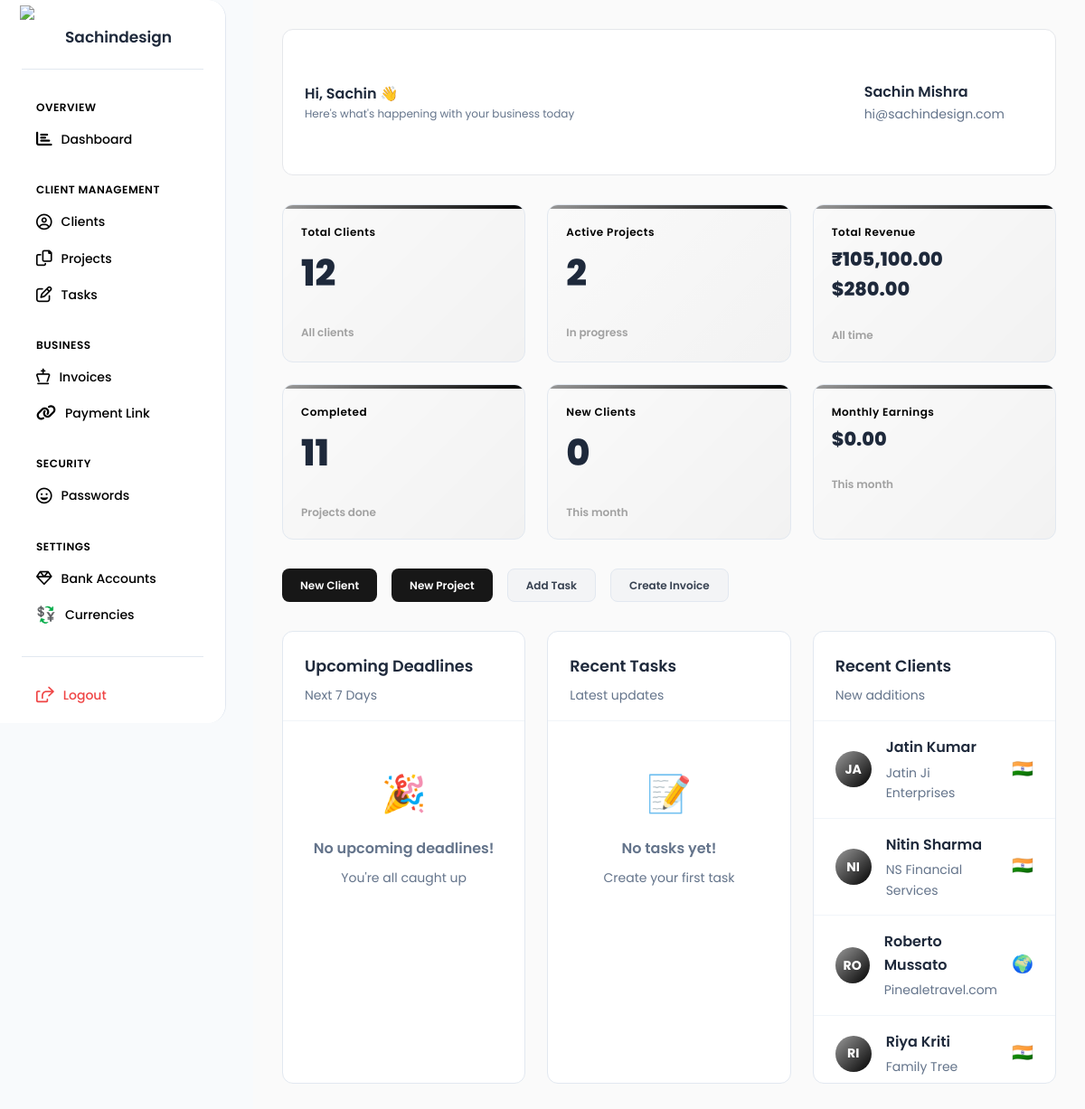
Page /index.php (signed in) on the committed database.
### tables this page shows
CREATE TABLE `clients` (
  `id` int(11) NOT NULL,
  `name` varchar(255) NOT NULL,
  `email` varchar(255) NOT NULL,
  `phone` varchar(20) DEFAULT NULL,
  `country` varchar(100) DEFAULT 'India',
  `whatsapp` varchar(20) DEFAULT NULL,
  `brand_name` varchar(255) DEFAULT NULL,
  `reference_websites` text DEFAULT NULL,
  `status` enum('Active','Paused','Completed') DEFAULT 'Active',
  `notes` text DEFAULT NULL,
  `created_at` timestamp NULL DEFAULT current_timestamp()
);

### index.php (the view, shortened to what this page needs)
<?php
require_once 'config/database.php';
try {
    $totalClientsStmt = $pdo->query("SELECT COUNT(*) as count FROM clients");
    $totalClients = $totalClientsStmt->fetch()['count'];
    $activeProjectsStmt = $pdo->query("SELECT COUNT(*) as count FROM projects WHERE status IN ('Idea', 'In Progress', 'Review')");
    $activeProjects = $activeProjectsStmt->fetch()['count'];
    $completedStmt = $pdo->query("SELECT COUNT(*) as count FROM projects WHERE status = 'Done'");
    $completedProjects = $completedStmt->fetch()['count'];
    $newClientsStmt = $pdo->query("
        SELECT COUNT(*) as count FROM clients
        WHERE YEAR(created_at) = YEAR(CURRENT_DATE())
        AND MONTH(created_at) = MONTH(CURRENT_DATE())
    ");
    $newClientsThisMonth = $newClientsStmt->fetch()['count'];
    $totalRevenueStmt = $pdo->query("
        SELECT i.currency, curr.symbol, SUM(i.amount) as total_amount
        FROM invoices i
        LEFT JOIN currencies curr ON i.currency = curr.code
        WHERE i.status = 'Paid'
        GROUP BY i.currency, curr.symbol
        ORDER BY total_amount DESC
    ");
    $totalRevenue = $totalRevenueStmt->fetchAll();
    $monthlyEarningsStmt = $pdo->query("
        SELECT i.currency, curr.symbol, SUM(i.amount) as monthly_amount
        FROM invoices i
        LEFT JOIN currencies curr ON i.currency = curr.code
        WHERE i.status = 'Paid'
        AND YEAR(i.created_at) = YEAR(CURRENT_DATE())
        AND MONTH(i.created_at) = MONTH(CURRENT_DATE())
        GROUP BY i.currency, curr.symbol
        ORDER BY monthly_amount DESC
    ");
    $monthlyEarnings = $monthlyEarningsStmt->fetchAll();
    $upcomingStmt = $pdo->query("
        SELECT p.title, p.end_date, c.name as client_name, p.status
        FROM projects p
        JOIN clients c ON p.client_id = c.id
        WHERE p.end_date BETWEEN CURDATE() AND DATE_ADD(CURDATE(), INTERVAL 7 DAY)
        AND p.status != 'Done'
        ORDER BY p.end_date ASC
        LIMIT 5
    ");
    $upcomingDeadlines = $upcomingStmt->fetchAll();
    $recentTasksStmt = $pdo->query("
        SELECT t.task_name, t.status, t.priority, t.due_date, t.created_at,
               p.title as project_title, c.name as client_name
        FROM tasks t
        LEFT JOIN projects p ON t.project_id = p.id
        LEFT JOIN clients c ON p.client_id = c.id
        ORDER BY t.created_at DESC
        LIMIT 8
    ");
    $recentTasks = $recentTasksStmt->fetchAll();
    $recentClientsStmt = $pdo->query("
        SELECT name, brand_name, email, country, created_at
        FROM clients
        ORDER BY created_at DESC
        LIMIT 8
    ");
    $recentClients = $recentClientsStmt->fetchAll();
} catch(PDOException $e) {
    $error = "Error: " . $e->getMessage();
}
function formatCurrencyDisplay($revenues, $limit = 2) {
    if (empty($revenues)) {
        return '$0.00';
    }
    $output = '';
    $count = 0;
    foreach ($revenues as $revenue) {
        $symbol = $revenue['symbol'] ?? '$';
        $amount = number_format($revenue['total_amount'] ?? $revenue['monthly_amount'], 2);
        $output .= '<div>' . $symbol . $amount . '</div>';
    }
    return $output;
}
?>
<!DOCTYPE html>
<html lang="en">
<head>
    <link href="assets/style.css" rel="stylesheet">
    <link href="https://cdnjs.cloudflare.com/ajax/libs/font-awesome/6.0.0/css/all.min.css" rel="stylesheet">
</head>
<body>
    <div class="container">
        <nav class="sidebar">
           <div class="logo">
    <div class="logo-icon">
        <img src="https://sachindesign.com/assets/img/Sachin's%20photo.png" alt="Logo Icon" />
    </div>
    <div class="logo-text">Sachindesign</div>
</div>
            <div class="nav-section">
                <div class="nav-title">Overview</div>
                <a href="index.php" class="nav-item">
                    <span class="nav-item-icon"><i class="fas fa-chart-bar"></i></span>
                    <span>Dashboard</span>
                </a>
            </div>
            <div class="nav-section">
                <div class="nav-title">Client Management</div>
                <a href="clients.php" class="nav-item">
                    <span class="nav-item-icon"><i class="fa-regular fa-circle-user"></i></span>
                    <span>Clients</span>
                </a>
                <a href="projects.php" class="nav-item">
                    <span class="nav-item-icon"><i class="fa-regular fa-copy"></i></span>
                    <span>Projects</span>
                </a>
                <a href="tasks.php" class="nav-item">
                    <span class="nav-item-icon"><i class="fa-regular fa-pen-to-square"></i></span>
                    <span>Tasks</span>
                </a>
            </div>
            <div class="nav-section">
                <div class="nav-title">Business</div>
                <a href="invoices.php" class="nav-item">
                    <span class="nav-item-icon"><i class="fa-regular fa-chess-king"></i></span>
                    <span>Invoices</span>
                </a>
                <a href="paymentlink.php" class="nav-item">
                    <span class="nav-item-icon"><i class="fa-solid fa-link"></i></span>
                    <span>Payment Link</span>
                </a>
            </div>
             <div class="nav-section">
                <div class="nav-title">Security</div>
                <a href="passwords.php" class="nav-item">
                    <span class="nav-item-icon"><i class="fa-regular fa-face-grin"></i></i></span>
                    <span>Passwords</span>
                </a>
            </div>
            <div class="nav-section">
                <div class="nav-title">Settings</div>
                <a href="bank-accounts.php" class="nav-item">
                    <span class="nav-item-icon"><i class="fa-regular fa-gem"></i></span>
                    <span>Bank Accounts</span>
                </a>
                <a href="currencies.php" class="nav-item">
                    <span class="nav-item-icon">💱</span>
                    <span>Currencies</span>
                </a>
            </div>
                <div class="nav-section" style="margin-top: auto; border-top: 1px solid #e2e8f0; padding-top: 1rem;">
        <a href="logout.php" class="nav-item logout-item" onclick="return confirm('Are you sure you want to logout?')">
                    <span class="nav-item-icon"><i class="fa-regular fa-share-from-square"></i></span>
            <span>Logout</span>
        </a>
    </div>
        </nav>
        <main class="main-content">
            <header class="header fade-in">
                <div>
                    <h1>Hi, Sachin 👋</h1>
                    <p>Here's what's happening with your business today</p>
                </div>
                <div class="user-info">
                    <div>
                        <div style="font-weight: 600; color: #1e293b;">Sachin Mishra</div>
                        <div style="color: #64748b; font-size: 0.875rem;">hi@sachindesign.com</div>
                    </div>
                </div>
            </header>
            <div class="stats-grid-6 fade-in">
                <div class="stat-card">
                    <div class="stat-header">
                        <div>
                            <div class="stat-title">Total Clients</div>
                            <div class="stat-value"><?php echo $totalClients; ?></div>
                        </div>
                    </div>
                    <div class="stat-change positive">
                        <span>All clients</span>
                    </div>
                </div>
                <div class="stat-card">
                    <div class="stat-header">
                        <div>
                            <div class="stat-title">Active Projects</div>
                            <div class="stat-value"><?php echo $activeProjects; ?></div>
                        </div>
                    </div>
                    <div class="stat-change positive">
                        <span>In progress</span>
                    </div>
                </div>
                <div class="stat-card">
                    <div class="stat-header">
                        <div>
                            <div class="stat-title">Total Revenue</div>
                            <div class="stat-value" style="font-size: 1.3rem;">
                                <?php echo formatCurrencyDisplay($totalRevenue, 2); ?>
                            </div>
                        </div>
                    </div>
                    <div class="stat-change positive">
                        <span>All time</span>
                    </div>
                </div>
                <div class="stat-card">
                    <div class="stat-header">
                        <div>
                            <div class="stat-title">Completed</div>
                            <div class="stat-value"><?php echo $completedProjects; ?></div>
                        </div>
                    </div>
                    <div class="stat-change positive">
                        <span>Projects done</span>
                    </div>
                </div>
                <div class="stat-card">
                    <div class="stat-header">
                        <div>
                            <div class="stat-title">New Clients</div>
                            <div class="stat-value"><?php echo $newClientsThisMonth; ?></div>
                        </div>
                    </div>
                    <div class="stat-change positive">
                        <span>This month</span>
                    </div>
                </div>
                <div class="stat-card">
                    <div class="stat-header">
                        <div>
                            <div class="stat-title">Monthly Earnings</div>
                            <div class="stat-value" style="font-size: 1.3rem;">
                                <?php echo formatCurrencyDisplay($monthlyEarnings, 2); ?>
                            </div>
                        </div>
                    </div>
                    <div class="stat-change positive">
                        <span>This month</span>
                    </div>
                </div>
            </div>
            <div class="quick-actions fade-in">
                <a href="add-client.php" class="btn btn-primary">
                    <span>New Client</span>
                </a>
                <a href="add-project.php" class="btn btn-primary">
                    <span>New Project</span>
                </a>
                <a href="tasks.php" class="btn btn-secondary">
                    <span>Add Task</span>
                </a>
                <a href="invoices.php" class="btn btn-secondary">
                    <span>Create Invoice</span>
                </a>
            </div>
            <div class="dashboard-grid fade-in">
                <div class="dashboard-card">
                    <div class="dashboard-card-header">
                        <h3>Upcoming Deadlines</h3>
                        <span class="card-subtitle">Next 7 Days</span>
                    </div>
                    <div class="dashboard-card-content">
                        <?php if (empty($upcomingDeadlines)): ?>
                            <div class="empty-state">
                                <div class="empty-icon">🎉</div>
                                <div class="empty-text">No upcoming deadlines!</div>
                                <div class="empty-subtext">You're all caught up</div>
                            </div>
                        <?php endif; ?>
                    </div>
                </div>
                <div class="dashboard-card">
                    <div class="dashboard-card-header">
                        <h3>Recent Tasks</h3>
                        <span class="card-subtitle">Latest updates</span>
                    </div>
                    <div class="dashboard-card-content">
                        <?php if (empty($recentTasks)): ?>
                            <div class="empty-state">
                                <div class="empty-icon">📝</div>
                                <div class="empty-text">No tasks yet!</div>
                                <div class="empty-subtext">Create your first task</div>
                            </div>
                        <?php endif; ?>
                    </div>
                </div>
                <div class="dashboard-card">
                    <div class="dashboard-card-header">
                        <h3>Recent Clients</h3>
                        <span class="card-subtitle">New additions</span>
                    </div>
                    <div class="dashboard-card-content">
                        <?php if (empty($recentClients)): ?>
                            <div class="empty-state">
                                <div class="empty-text">No clients yet!</div>
                                <div class="empty-subtext">Add your first client</div>
                            </div>
                        <?php else: ?>
                            <?php foreach ($recentClients as $client): ?>
                                <div class="client-item">
                                    <div class="client-avatar">
                                        <?php echo strtoupper(substr($client['name'], 0, 2)); ?>
                                    </div>
                                    <div class="client-info">
                                        <div class="client-name"><?php echo htmlspecialchars($client['name']); ?></div>
                                        <div class="client-details">
                                            <?php if ($client['brand_name']): ?>
                                                 <?php echo htmlspecialchars($client['brand_name']); ?>
                                            <?php else: ?>
                                                 <?php echo htmlspecialchars($client['email']); ?>
                                            <?php endif; ?>
                                        </div>
                                    </div>
                                    <div class="client-country">
                                        <?php
                                        $countryFlags = [
                                            'India' => '🇮🇳', 'United States' => '🇺🇸', 'United Kingdom' => '🇬🇧',
                                            'Canada' => '🇨🇦', 'Australia' => '🇦🇺', 'Germany' => '🇩🇪',
                                            'France' => '🇫🇷', 'Singapore' => '🇸🇬', 'UAE' => '🇦🇪'
                                        ];
                                        echo $countryFlags[$client['country']] ?? '🌍';
                                        ?>
                                    </div>
                                </div>
                            <?php endforeach; ?>
                        <?php endif; ?>
                    </div>
                </div>
            </div>
        </main>
    </div>
</body>
</html>

### rows in the picture
clients: name "JA", name "Jatin Kumar", brand_name "Jatin Ji Enterprises", country "🇮🇳"
clients: name "NI", name "Nitin Sharma", brand_name "NS Financial Services", country "🇮🇳"
clients: name "RO", name "Roberto Mussato", brand_name "Pinealetravel.com", country "🌍"
clients: name "RI", name "Riya Kriti", brand_name "Family Tree", country "🇮🇳"

### other values in the picture
$totalClients "12"
$activeProjects "2"
$symbol "₹"
$amount "105,100.00"
$symbol "$"
$amount "280.00"
$completedProjects "11"
$newClientsThisMonth "0"
formatCurrencyDisplay($monthlyEarnings, 2) "$0.00"
